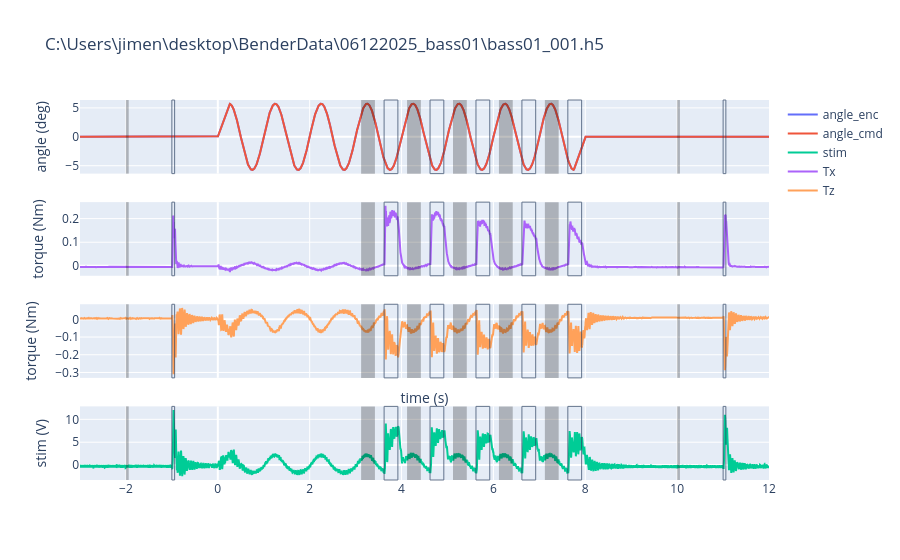

Source (notebook cell):
### Markdown cell above
# Plot results

### Code cell
fig = make_subplots(rows = 4, cols = 1,
                   shared_xaxes=True)
fig.add_trace(
    go.Scatter(x = t, y = angle_measured, mode="lines", name="angle_enc"),
    row=1, col=1)
fig.add_trace(
    go.Scatter(x = t, y = angle, mode="lines", name="angle_cmd"),
    row=1, col=1)
fig.add_trace(
    go.Scatter(x = t, y = aidata[6,:]*10, mode="lines", name="stim"),
    row=4, col=1)
fig.add_trace(
    go.Scatter(x = t, y = forcetorque[3,:], mode="lines", name="Tx"),
    row=2, col=1)
# fig.add_trace(
#     go.Scatter(x = t, y = forcetorque[1,:], mode="lines", name="Fy"),
#     row=4, col=1)
fig.add_trace(
    go.Scatter(x = t, y = forcetorque[5,:], mode="lines", name="Tz"),
    row=3, col=1)

for onoff in Lonoff:
    fig.add_vrect(x0 = onoff[0], x1=onoff[1], fillcolor="black", opacity=0.25, line_width=0,
                        row="all", col="all")

for onoff in Ronoff:
    fig.add_vrect(x0 = onoff[0], x1=onoff[1], opacity=0.7, line_width=1,
                      row="all", col="all")

fig.update_yaxes(title_text = "angle (deg)", row=1)
fig.update_yaxes(title_text = "torque (Nm)", row=2)
fig.update_yaxes(title_text = "torque (Nm)", row=3)
fig.update_yaxes(title_text = "stim (V)", row=4)
fig.update_xaxes(title_text = "time (s)", row=3)
fig.update_layout(title_text = bender.filename)

### Figure 1 — Plotly figure (JSON) as saved in the notebook; plotly's stock layout.template omitted (floating-point values rounded to 4 significant figures; data arrays with more than 128 entries replaced by an {"elided": "..."} marker saying what was removed)
{"data": [{"mode": "lines", "name": "angle_enc", "type": "scatter", "x": {"elided": "15000 float values"}, "xaxis": "x", "y": {"elided": "15000 float values"}, "yaxis": "y"}, {"mode": "lines", "name": "angle_cmd", "type": "scatter", "x": {"elided": "15000 float values"}, "xaxis": "x", "y": {"elided": "15000 float values"}, "yaxis": "y"}, {"mode": "lines", "name": "stim", "type": "scatter", "x": {"elided": "15000 float values"}, "xaxis": "x4", "y": {"elided": "15000 float values"}, "yaxis": "y4"}, {"mode": "lines", "name": "Tx", "type": "scatter", "x": {"elided": "15000 float values"}, "xaxis": "x2", "y": {"elided": "15000 float values"}, "yaxis": "y2"}, {"mode": "lines", "name": "Tz", "type": "scatter", "x": {"elided": "15000 float values"}, "xaxis": "x3", "y": {"elided": "15000 float values"}, "yaxis": "y3"}], "layout": {"shapes": [{"fillcolor": "black", "line": {"width": 0}, "opacity": 0.25, "type": "rect", "x0": 3.12, "x1": 3.42, "xref": "x", "y0": 0, "y1": 1, "yref": "y domain"}, {"fillcolor": "black", "line": {"width": 0}, "opacity": 0.25, "type": "rect", "x0": 3.12, "x1": 3.42, "xref": "x2", "y0": 0, "y1": 1, "yref": "y2 domain"}, {"fillcolor": "black", "line": {"width": 0}, "opacity": 0.25, "type": "rect", "x0": 3.12, "x1": 3.42, "xref": "x3", "y0": 0, "y1": 1, "yref": "y3 domain"}, {"fillcolor": "black", "line": {"width": 0}, "opacity": 0.25, "type": "rect", "x0": 3.12, "x1": 3.42, "xref": "x4", "y0": 0, "y1": 1, "yref": "y4 domain"}, {"fillcolor": "black", "line": {"width": 0}, "opacity": 0.25, "type": "rect", "x0": 4.12, "x1": 4.42, "xref": "x", "y0": 0, "y1": 1, "yref": "y domain"}, {"fillcolor": "black", "line": {"width": 0}, "opacity": 0.25, "type": "rect", "x0": 4.12, "x1": 4.42, "xref": "x2", "y0": 0, "y1": 1, "yref": "y2 domain"}, {"fillcolor": "black", "line": {"width": 0}, "opacity": 0.25, "type": "rect", "x0": 4.12, "x1": 4.42, "xref": "x3", "y0": 0, "y1": 1, "yref": "y3 domain"}, {"fillcolor": "black", "line": {"width": 0}, "opacity": 0.25, "type": "rect", "x0": 4.12, "x1": 4.42, "xref": "x4", "y0": 0, "y1": 1, "yref": "y4 domain"}, {"fillcolor": "black", "line": {"width": 0}, "opacity": 0.25, "type": "rect", "x0": 5.12, "x1": 5.42, "xref": "x", "y0": 0, "y1": 1, "yref": "y domain"}, {"fillcolor": "black", "line": {"width": 0}, "opacity": 0.25, "type": "rect", "x0": 5.12, "x1": 5.42, "xref": "x2", "y0": 0, "y1": 1, "yref": "y2 domain"}, {"fillcolor": "black", "line": {"width": 0}, "opacity": 0.25, "type": "rect", "x0": 5.12, "x1": 5.42, "xref": "x3", "y0": 0, "y1": 1, "yref": "y3 domain"}, {"fillcolor": "black", "line": {"width": 0}, "opacity": 0.25, "type": "rect", "x0": 5.12, "x1": 5.42, "xref": "x4", "y0": 0, "y1": 1, "yref": "y4 domain"}, {"fillcolor": "black", "line": {"width": 0}, "opacity": 0.25, "type": "rect", "x0": 6.12, "x1": 6.42, "xref": "x", "y0": 0, "y1": 1, "yref": "y domain"}, {"fillcolor": "black", "line": {"width": 0}, "opacity": 0.25, "type": "rect", "x0": 6.12, "x1": 6.42, "xref": "x2", "y0": 0, "y1": 1, "yref": "y2 domain"}, {"fillcolor": "black", "line": {"width": 0}, "opacity": 0.25, "type": "rect", "x0": 6.12, "x1": 6.42, "xref": "x3", "y0": 0, "y1": 1, "yref": "y3 domain"}, {"fillcolor": "black", "line": {"width": 0}, "opacity": 0.25, "type": "rect", "x0": 6.12, "x1": 6.42, "xref": "x4", "y0": 0, "y1": 1, "yref": "y4 domain"}, {"fillcolor": "black", "line": {"width": 0}, "opacity": 0.25, "type": "rect", "x0": 7.12, "x1": 7.42, "xref": "x", "y0": 0, "y1": 1, "yref": "y domain"}, {"fillcolor": "black", "line": {"width": 0}, "opacity": 0.25, "type": "rect", "x0": 7.12, "x1": 7.42, "xref": "x2", "y0": 0, "y1": 1, "yref": "y2 domain"}, {"fillcolor": "black", "line": {"width": 0}, "opacity": 0.25, "type": "rect", "x0": 7.12, "x1": 7.42, "xref": "x3", "y0": 0, "y1": 1, "yref": "y3 domain"}, {"fillcolor": "black", "line": {"width": 0}, "opacity": 0.25, "type": "rect", "x0": 7.12, "x1": 7.42, "xref": "x4", "y0": 0, "y1": 1, "yref": "y4 domain"}, {"fillcolor": "black", "line": {"width": 0}, "opacity": 0.25, "type": "rect", "x0": -2, "x1": -1.94, "xref": "x", "y0": 0, "y1": 1, "yref": "y domain"}, {"fillcolor": "black", "line": {"width": 0}, "opacity": 0.25, "type": "rect", "x0": -2, "x1": -1.94, "xref": "x2", "y0": 0, "y1": 1, "yref": "y2 domain"}, {"fillcolor": "black", "line": {"width": 0}, "opacity": 0.25, "type": "rect", "x0": -2, "x1": -1.94, "xref": "x3", "y0": 0, "y1": 1, "yref": "y3 domain"}, {"fillcolor": "black", "line": {"width": 0}, "opacity": 0.25, "type": "rect", "x0": -2, "x1": -1.94, "xref": "x4", "y0": 0, "y1": 1, "yref": "y4 domain"}, {"fillcolor": "black", "line": {"width": 0}, "opacity": 0.25, "type": "rect", "x0": 10, "x1": 10.06, "xref": "x", "y0": 0, "y1": 1, "yref": "y domain"}, {"fillcolor": "black", "line": {"width": 0}, "opacity": 0.25, "type": "rect", "x0": 10, "x1": 10.06, "xref": "x2", "y0": 0, "y1": 1, "yref": "y2 domain"}, {"fillcolor": "black", "line": {"width": 0}, "opacity": 0.25, "type": "rect", "x0": 10, "x1": 10.06, "xref": "x3", "y0": 0, "y1": 1, "yref": "y3 domain"}, {"fillcolor": "black", "line": {"width": 0}, "opacity": 0.25, "type": "rect", "x0": 10, "x1": 10.06, "xref": "x4", "y0": 0, "y1": 1, "yref": "y4 domain"}, {"line": {"width": 1}, "opacity": 0.7, "type": "rect", "x0": 3.62, "x1": 3.92, "xref": "x", "y0": 0, "y1": 1, "yref": "y domain"}, {"line": {"width": 1}, "opacity": 0.7, "type": "rect", "x0": 3.62, "x1": 3.92, "xref": "x2", "y0": 0, "y1": 1, "yref": "y2 domain"}, {"line": {"width": 1}, "opacity": 0.7, "type": "rect", "x0": 3.62, "x1": 3.92, "xref": "x3", "y0": 0, "y1": 1, "yref": "y3 domain"}, {"line": {"width": 1}, "opacity": 0.7, "type": "rect", "x0": 3.62, "x1": 3.92, "xref": "x4", "y0": 0, "y1": 1, "yref": "y4 domain"}, {"line": {"width": 1}, "opacity": 0.7, "type": "rect", "x0": 4.62, "x1": 4.92, "xref": "x", "y0": 0, "y1": 1, "yref": "y domain"}, {"line": {"width": 1}, "opacity": 0.7, "type": "rect", "x0": 4.62, "x1": 4.92, "xref": "x2", "y0": 0, "y1": 1, "yref": "y2 domain"}, {"line": {"width": 1}, "opacity": 0.7, "type": "rect", "x0": 4.62, "x1": 4.92, "xref": "x3", "y0": 0, "y1": 1, "yref": "y3 domain"}, {"line": {"width": 1}, "opacity": 0.7, "type": "rect", "x0": 4.62, "x1": 4.92, "xref": "x4", "y0": 0, "y1": 1, "yref": "y4 domain"}, {"line": {"width": 1}, "opacity": 0.7, "type": "rect", "x0": 5.62, "x1": 5.92, "xref": "x", "y0": 0, "y1": 1, "yref": "y domain"}, {"line": {"width": 1}, "opacity": 0.7, "type": "rect", "x0": 5.62, "x1": 5.92, "xref": "x2", "y0": 0, "y1": 1, "yref": "y2 domain"}, {"line": {"width": 1}, "opacity": 0.7, "type": "rect", "x0": 5.62, "x1": 5.92, "xref": "x3", "y0": 0, "y1": 1, "yref": "y3 domain"}, {"line": {"width": 1}, "opacity": 0.7, "type": "rect", "x0": 5.62, "x1": 5.92, "xref": "x4", "y0": 0, "y1": 1, "yref": "y4 domain"}, {"line": {"width": 1}, "opacity": 0.7, "type": "rect", "x0": 6.62, "x1": 6.92, "xref": "x", "y0": 0, "y1": 1, "yref": "y domain"}, {"line": {"width": 1}, "opacity": 0.7, "type": "rect", "x0": 6.62, "x1": 6.92, "xref": "x2", "y0": 0, "y1": 1, "yref": "y2 domain"}, {"line": {"width": 1}, "opacity": 0.7, "type": "rect", "x0": 6.62, "x1": 6.92, "xref": "x3", "y0": 0, "y1": 1, "yref": "y3 domain"}, {"line": {"width": 1}, "opacity": 0.7, "type": "rect", "x0": 6.62, "x1": 6.92, "xref": "x4", "y0": 0, "y1": 1, "yref": "y4 domain"}, {"line": {"width": 1}, "opacity": 0.7, "type": "rect", "x0": 7.62, "x1": 7.92, "xref": "x", "y0": 0, "y1": 1, "yref": "y domain"}, {"line": {"width": 1}, "opacity": 0.7, "type": "rect", "x0": 7.62, "x1": 7.92, "xref": "x2", "y0": 0, "y1": 1, "yref": "y2 domain"}, {"line": {"width": 1}, "opacity": 0.7, "type": "rect", "x0": 7.62, "x1": 7.92, "xref": "x3", "y0": 0, "y1": 1, "yref": "y3 domain"}, {"line": {"width": 1}, "opacity": 0.7, "type": "rect", "x0": 7.62, "x1": 7.92, "xref": "x4", "y0": 0, "y1": 1, "yref": "y4 domain"}, {"line": {"width": 1}, "opacity": 0.7, "type": "rect", "x0": -1, "x1": -0.94, "xref": "x", "y0": 0, "y1": 1, "yref": "y domain"}, {"line": {"width": 1}, "opacity": 0.7, "type": "rect", "x0": -1, "x1": -0.94, "xref": "x2", "y0": 0, "y1": 1, "yref": "y2 domain"}, {"line": {"width": 1}, "opacity": 0.7, "type": "rect", "x0": -1, "x1": -0.94, "xref": "x3", "y0": 0, "y1": 1, "yref": "y3 domain"}, {"line": {"width": 1}, "opacity": 0.7, "type": "rect", "x0": -1, "x1": -0.94, "xref": "x4", "y0": 0, "y1": 1, "yref": "y4 domain"}, {"line": {"width": 1}, "opacity": 0.7, "type": "rect", "x0": 11, "x1": 11.06, "xref": "x", "y0": 0, "y1": 1, "yref": "y domain"}, {"line": {"width": 1}, "opacity": 0.7, "type": "rect", "x0": 11, "x1": 11.06, "xref": "x2", "y0": 0, "y1": 1, "yref": "y2 domain"}, {"line": {"width": 1}, "opacity": 0.7, "type": "rect", "x0": 11, "x1": 11.06, "xref": "x3", "y0": 0, "y1": 1, "yref": "y3 domain"}, {"line": {"width": 1}, "opacity": 0.7, "type": "rect", "x0": 11, "x1": 11.06, "xref": "x4", "y0": 0, "y1": 1, "yref": "y4 domain"}], "title": {"text": "C:\\Users\\jimen\\desktop\\BenderData\\06122025_bass01\\bass01_001.h5"}, "xaxis": {"anchor": "y", "domain": [0, 1], "matches": "x4", "showticklabels": false}, "xaxis2": {"anchor": "y2", "domain": [0, 1], "matches": "x4", "showticklabels": false}, "xaxis3": {"anchor": "y3", "domain": [0, 1], "matches": "x4", "showticklabels": false, "title": {"text": "time (s)"}}, "xaxis4": {"anchor": "y4", "domain": [0, 1]}, "yaxis": {"anchor": "x", "domain": [0.8063, 1], "title": {"text": "angle (deg)"}}, "yaxis2": {"anchor": "x2", "domain": [0.5375, 0.7312], "title": {"text": "torque (Nm)"}}, "yaxis3": {"anchor": "x3", "domain": [0.2687, 0.4625], "title": {"text": "torque (Nm)"}}, "yaxis4": {"anchor": "x4", "domain": [0, 0.1938], "title": {"text": "stim (V)"}}}}
